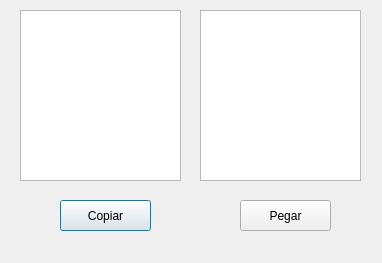
<?xml version="1.0" encoding="UTF-8"?>
<ui version="4.0">
 <class>Dialog</class>
 <widget class="QDialog" name="Dialog">
  <property name="geometry">
   <rect>
    <x>0</x>
    <y>0</y>
    <width>382</width>
    <height>263</height>
   </rect>
  </property>
  <property name="windowTitle">
   <string>Copy/Paste</string>
  </property>
  <widget class="QPushButton" name="BotonCopiar">
   <property name="geometry">
    <rect>
     <x>60</x>
     <y>200</y>
     <width>91</width>
     <height>31</height>
    </rect>
   </property>
   <property name="text">
    <string>Copiar</string>
   </property>
  </widget>
  <widget class="QPushButton" name="BotonPegar">
   <property name="geometry">
    <rect>
     <x>240</x>
     <y>200</y>
     <width>91</width>
     <height>31</height>
    </rect>
   </property>
   <property name="text">
    <string>Pegar</string>
   </property>
  </widget>
  <widget class="QTextEdit" name="TextoInput">
   <property name="geometry">
    <rect>
     <x>20</x>
     <y>10</y>
     <width>161</width>
     <height>171</height>
    </rect>
   </property>
  </widget>
  <widget class="QTextEdit" name="TextoOutput">
   <property name="geometry">
    <rect>
     <x>200</x>
     <y>10</y>
     <width>161</width>
     <height>171</height>
    </rect>
   </property>
  </widget>
 </widget>
 <resources/>
 <connections>
  <connection>
   <sender>BotonCopiar</sender>
   <signal>pressed()</signal>
   <receiver>TextoInput</receiver>
   <slot>selectAll()</slot>
   <hints>
    <hint type="sourcelabel">
     <x>117</x>
     <y>207</y>
    </hint>
    <hint type="destinationlabel">
     <x>106</x>
     <y>177</y>
    </hint>
   </hints>
  </connection>
  <connection>
   <sender>BotonCopiar</sender>
   <signal>released()</signal>
   <receiver>TextoInput</receiver>
   <slot>copy()</slot>
   <hints>
    <hint type="sourcelabel">
     <x>140</x>
     <y>218</y>
    </hint>
    <hint type="destinationlabel">
     <x>147</x>
     <y>170</y>
    </hint>
   </hints>
  </connection>
  <connection>
   <sender>BotonPegar</sender>
   <signal>pressed()</signal>
   <receiver>TextoOutput</receiver>
   <slot>clear()</slot>
   <hints>
    <hint type="sourcelabel">
     <x>263</x>
     <y>210</y>
    </hint>
    <hint type="destinationlabel">
     <x>267</x>
     <y>173</y>
    </hint>
   </hints>
  </connection>
  <connection>
   <sender>BotonPegar</sender>
   <signal>released()</signal>
   <receiver>TextoOutput</receiver>
   <slot>paste()</slot>
   <hints>
    <hint type="sourcelabel">
     <x>301</x>
     <y>208</y>
    </hint>
    <hint type="destinationlabel">
     <x>312</x>
     <y>175</y>
    </hint>
   </hints>
  </connection>
 </connections>
</ui>
